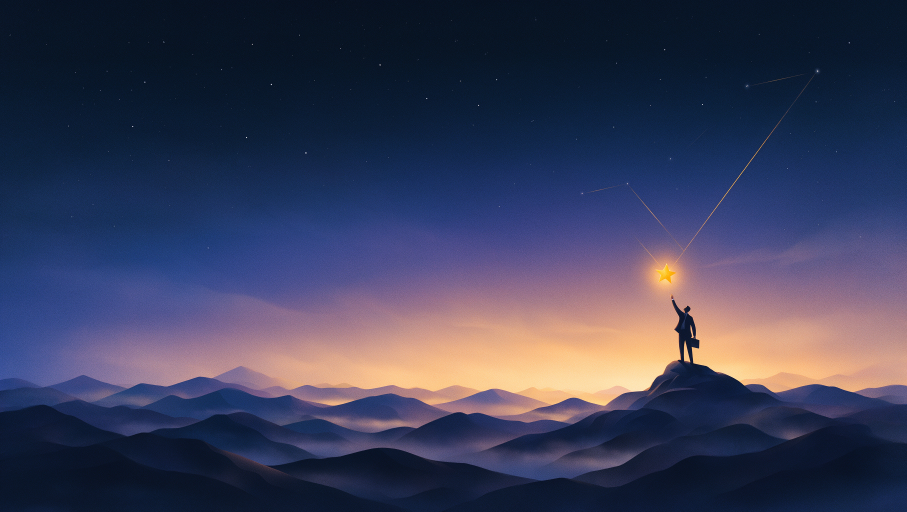
#> input picture assets/readme/source/hero-scene.jpg, 2720 x 1536 px (shown at 1/3 size)
$ python make_installer_art.py
#> lines starting #> are read from the running program, lines starting #| are printed output that depends on the picture
"""
make_installer_art.py - builds the branded bitmaps for the MSI's setup dialogs.

    python build/installer/make_installer_art.py

    dialog.bmp  493x312  welcome / finish screens; the art fills the left
                         164 px, the dialog draws its text on the white right side
    banner.bmp  493x58   top strip of the inner screens; the dialog draws its
                         title on the white left side, the logo sits at the right

Reuses the hero scene and logo helpers from assets/readme/source/make_art.py.
"""
import os
import sys

from PIL import Image, ImageDraw

HERE = os.path.dirname(os.path.abspath(__file__))
ROOT = os.path.normpath(os.path.join(HERE, '..', '..'))
sys.path.insert(0, os.path.join(ROOT, 'assets', 'readme', 'source'))
import make_art  # noqa: E402

PANEL_W = 164
LOGO = os.path.join(ROOT, 'images', 'logo.png')


def make_dialog(out):
#> called with out = 'build/installer/dialog.bmp'
    W, H = 493, 312
    img = Image.new('RGB', (W, H), 'white')
#> img: PIL image 493x312 RGB; every value is 255
    scene = Image.open(make_art.SCENE).convert('RGB')
#> scene is the input picture: PIL image 2720x1536 RGB; mean R, G, B 59.5, 62.3, 89.3
    sw, sh = scene.size
#> sw = 2720; sh = 1536
    # Tall slice around the figure reaching for the star (right of centre).
    ch = sh
#> ch = 1536
    cw = int(ch * PANEL_W / H)
#> cw = 807
    cx = int(sw * 0.66)
#> cx = 1795
    panel = scene.crop((cx - cw // 2, 0, cx + cw // 2, ch)).resize((PANEL_W, H), Image.LANCZOS)
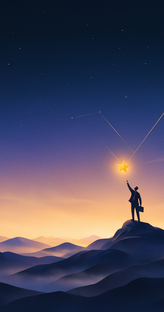
#> panel: PIL image 164x312 RGB; mean R, G, B 74.7, 71.6, 92.2
    img.paste(panel, (0, 0))
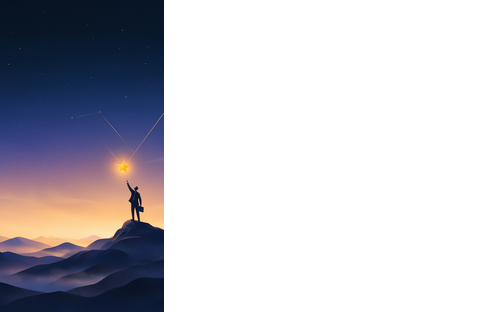
#> img: PIL image 493x312 RGB; mean R, G, B 195, 194, 200.8
#> (the run stopped early here; a loop or call above may not have finished)
